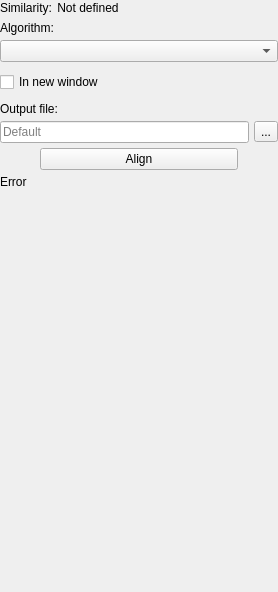
<?xml version="1.0" encoding="UTF-8"?>
<ui version="4.0">
 <class>PairwiseAlignmentOptionsPanelWidget</class>
 <widget class="QWidget" name="PairwiseAlignmentOptionsPanelWidget">
  <property name="geometry">
   <rect>
    <x>0</x>
    <y>0</y>
    <width>278</width>
    <height>592</height>
   </rect>
  </property>
  <property name="sizePolicy">
   <sizepolicy hsizetype="Preferred" vsizetype="Preferred">
    <horstretch>0</horstretch>
    <verstretch>0</verstretch>
   </sizepolicy>
  </property>
  <property name="windowTitle">
   <string>Form</string>
  </property>
  <layout class="QVBoxLayout" name="mainLayout">
   <property name="spacing">
    <number>5</number>
   </property>
   <property name="sizeConstraint">
    <enum>QLayout::SetMinAndMaxSize</enum>
   </property>
   <property name="margin">
    <number>0</number>
   </property>
   <item>
    <widget class="QWidget" name="sequenceContainerWidget" native="true">
     <property name="sizePolicy">
      <sizepolicy hsizetype="Preferred" vsizetype="Minimum">
       <horstretch>0</horstretch>
       <verstretch>0</verstretch>
      </sizepolicy>
     </property>
     <layout class="QVBoxLayout" name="sequencesLayout">
      <property name="spacing">
       <number>5</number>
      </property>
      <property name="sizeConstraint">
       <enum>QLayout::SetMinAndMaxSize</enum>
      </property>
      <property name="margin">
       <number>0</number>
      </property>
      <item>
       <layout class="QHBoxLayout" name="firstSequenceLayout">
        <property name="spacing">
         <number>5</number>
        </property>
        <property name="sizeConstraint">
         <enum>QLayout::SetMinAndMaxSize</enum>
        </property>
       </layout>
      </item>
      <item>
       <layout class="QHBoxLayout" name="secondSequenceLayout">
        <property name="spacing">
         <number>5</number>
        </property>
        <property name="sizeConstraint">
         <enum>QLayout::SetMinAndMaxSize</enum>
        </property>
       </layout>
      </item>
      <item>
       <widget class="QWidget" name="similarityContainerWidget" native="true">
        <property name="minimumSize">
         <size>
          <width>0</width>
          <height>16</height>
         </size>
        </property>
        <layout class="QVBoxLayout" name="similarityContainerLayout">
         <property name="spacing">
          <number>0</number>
         </property>
         <property name="margin">
          <number>0</number>
         </property>
         <item>
          <widget class="QWidget" name="similarityWidget" native="true">
           <property name="sizePolicy">
            <sizepolicy hsizetype="Preferred" vsizetype="Minimum">
             <horstretch>0</horstretch>
             <verstretch>0</verstretch>
            </sizepolicy>
           </property>
           <layout class="QHBoxLayout" name="similarityLayout">
            <property name="spacing">
             <number>5</number>
            </property>
            <property name="sizeConstraint">
             <enum>QLayout::SetMinAndMaxSize</enum>
            </property>
            <property name="margin">
             <number>0</number>
            </property>
            <item>
             <widget class="QLabel" name="similarityLabel">
              <property name="sizePolicy">
               <sizepolicy hsizetype="Preferred" vsizetype="Fixed">
                <horstretch>0</horstretch>
                <verstretch>0</verstretch>
               </sizepolicy>
              </property>
              <property name="text">
               <string>Similarity:</string>
              </property>
             </widget>
            </item>
            <item>
             <widget class="QLabel" name="similarityValueLabel">
              <property name="sizePolicy">
               <sizepolicy hsizetype="Preferred" vsizetype="Fixed">
                <horstretch>0</horstretch>
                <verstretch>0</verstretch>
               </sizepolicy>
              </property>
              <property name="text">
               <string>Not defined</string>
              </property>
              <property name="alignment">
               <set>Qt::AlignCenter</set>
              </property>
             </widget>
            </item>
            <item>
             <spacer name="similaritySpacer">
              <property name="orientation">
               <enum>Qt::Horizontal</enum>
              </property>
              <property name="sizeHint" stdset="0">
               <size>
                <width>40</width>
                <height>16</height>
               </size>
              </property>
             </spacer>
            </item>
           </layout>
          </widget>
         </item>
        </layout>
       </widget>
      </item>
      <item>
       <widget class="QLabel" name="algorithmLabel">
        <property name="sizePolicy">
         <sizepolicy hsizetype="Preferred" vsizetype="Fixed">
          <horstretch>0</horstretch>
          <verstretch>0</verstretch>
         </sizepolicy>
        </property>
        <property name="text">
         <string>Algorithm:</string>
        </property>
       </widget>
      </item>
      <item>
       <widget class="QComboBox" name="algorithmListComboBox"/>
      </item>
     </layout>
    </widget>
   </item>
   <item>
    <widget class="QWidget" name="settingsContainerWidget" native="true">
     <layout class="QVBoxLayout" name="settingsContainerWidgetLayout">
      <property name="spacing">
       <number>0</number>
      </property>
      <property name="sizeConstraint">
       <enum>QLayout::SetMinAndMaxSize</enum>
      </property>
      <property name="margin">
       <number>0</number>
      </property>
     </layout>
    </widget>
   </item>
   <item>
    <widget class="QWidget" name="outputContainerWidget" native="true">
     <layout class="QVBoxLayout" name="outoutContainerLayout">
      <property name="spacing">
       <number>5</number>
      </property>
      <property name="margin">
       <number>0</number>
      </property>
      <item>
       <widget class="QCheckBox" name="inNewWindowCheckBox">
        <property name="toolTip">
         <string>Open the alignment result in the new editor</string>
        </property>
        <property name="text">
         <string>In new window</string>
        </property>
       </widget>
      </item>
      <item>
       <spacer name="outputSpacer">
        <property name="orientation">
         <enum>Qt::Vertical</enum>
        </property>
        <property name="sizeType">
         <enum>QSizePolicy::Fixed</enum>
        </property>
        <property name="sizeHint" stdset="0">
         <size>
          <width>20</width>
          <height>5</height>
         </size>
        </property>
       </spacer>
      </item>
      <item>
       <widget class="QLabel" name="outputFileLabel">
        <property name="sizePolicy">
         <sizepolicy hsizetype="Preferred" vsizetype="Fixed">
          <horstretch>0</horstretch>
          <verstretch>0</verstretch>
         </sizepolicy>
        </property>
        <property name="text">
         <string>Output file:</string>
        </property>
        <property name="margin">
         <number>0</number>
        </property>
       </widget>
      </item>
      <item>
       <layout class="QHBoxLayout" name="outputFileLayout">
        <property name="spacing">
         <number>5</number>
        </property>
        <property name="sizeConstraint">
         <enum>QLayout::SetMinAndMaxSize</enum>
        </property>
        <item>
         <widget class="QLineEdit" name="outputFileLineEdit">
          <property name="toolTip">
           <string>Select file to save result of the alignment. If it is not defined, default file name will be used.</string>
          </property>
          <property name="placeholderText">
           <string>Default</string>
          </property>
         </widget>
        </item>
        <item>
         <widget class="QToolButton" name="outputFileSelectButton">
          <property name="text">
           <string>...</string>
          </property>
         </widget>
        </item>
       </layout>
      </item>
     </layout>
    </widget>
   </item>
   <item>
    <layout class="QHBoxLayout" name="horizontalLayout">
     <item>
      <widget class="QPushButton" name="alignButton">
       <property name="sizePolicy">
        <sizepolicy hsizetype="Fixed" vsizetype="Fixed">
         <horstretch>0</horstretch>
         <verstretch>0</verstretch>
        </sizepolicy>
       </property>
       <property name="minimumSize">
        <size>
         <width>198</width>
         <height>0</height>
        </size>
       </property>
       <property name="maximumSize">
        <size>
         <width>198</width>
         <height>16777215</height>
        </size>
       </property>
       <property name="text">
        <string>Align</string>
       </property>
      </widget>
     </item>
    </layout>
   </item>
   <item>
    <widget class="QLabel" name="lblMessage">
     <property name="text">
      <string>Error</string>
     </property>
     <property name="wordWrap">
      <bool>true</bool>
     </property>
    </widget>
   </item>
   <item>
    <spacer name="globaSpacer">
     <property name="orientation">
      <enum>Qt::Vertical</enum>
     </property>
     <property name="sizeHint" stdset="0">
      <size>
       <width>20</width>
       <height>40</height>
      </size>
     </property>
    </spacer>
   </item>
  </layout>
 </widget>
 <resources/>
 <connections/>
</ui>
